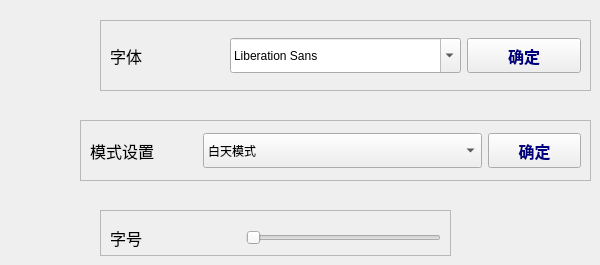
        <widget class="QWidget" name="page_10">
         <widget class="QFrame" name="frame_12">
          <property name="geometry">
           <rect>
            <x>100</x>
            <y>20</y>
            <width>491</width>
            <height>71</height>
           </rect>
          </property>
          <property name="frameShape">
           <enum>QFrame::StyledPanel</enum>
          </property>
          <property name="frameShadow">
           <enum>QFrame::Raised</enum>
          </property>
          <layout class="QHBoxLayout" name="horizontalLayout_8">
           <item>
            <widget class="QLabel" name="label_9">
             <property name="font">
              <font>
               <family>幼圆</family>
               <pointsize>12</pointsize>
              </font>
             </property>
             <property name="text">
              <string>字体</string>
             </property>
            </widget>
           </item>
           <item>
            <widget class="QFontComboBox" name="FontCbx">
             <property name="minimumSize">
              <size>
               <width>0</width>
               <height>35</height>
              </size>
             </property>
            </widget>
           </item>
           <item>
            <widget class="QPushButton" name="FontSure">
             <property name="minimumSize">
              <size>
               <width>0</width>
               <height>35</height>
              </size>
             </property>
             <property name="palette">
              <palette>
               <active>
                <colorrole role="ButtonText">
                 <brush brushstyle="SolidPattern">
                  <color alpha="255">
                   <red>0</red>
                   <green>0</green>
                   <blue>127</blue>
                  </color>
                 </brush>
                </colorrole>
               </active>
               <inactive>
                <colorrole role="ButtonText">
                 <brush brushstyle="SolidPattern">
                  <color alpha="255">
                   <red>0</red>
                   <green>0</green>
                   <blue>127</blue>
                  </color>
                 </brush>
                </colorrole>
               </inactive>
               <disabled>
                <colorrole role="ButtonText">
                 <brush brushstyle="SolidPattern">
                  <color alpha="255">
                   <red>120</red>
                   <green>120</green>
                   <blue>120</blue>
                  </color>
                 </brush>
                </colorrole>
               </disabled>
              </palette>
             </property>
             <property name="font">
              <font>
               <family>幼圆</family>
               <pointsize>12</pointsize>
               <weight>75</weight>
               <bold>true</bold>
              </font>
             </property>
             <property name="text">
              <string>确定</string>
             </property>
            </widget>
           </item>
          </layout>
         </widget>
         <widget class="QFrame" name="frame_13">
          <property name="geometry">
           <rect>
            <x>80</x>
            <y>120</y>
            <width>511</width>
            <height>61</height>
           </rect>
          </property>
          <property name="frameShape">
           <enum>QFrame::StyledPanel</enum>
          </property>
          <property name="frameShadow">
           <enum>QFrame::Raised</enum>
          </property>
          <layout class="QHBoxLayout" name="horizontalLayout_9">
           <item>
            <widget class="QLabel" name="label_2">
             <property name="maximumSize">
              <size>
               <width>150</width>
               <height>16777215</height>
              </size>
             </property>
             <property name="font">
              <font>
               <family>幼圆</family>
               <pointsize>12</pointsize>
              </font>
             </property>
             <property name="text">
              <string>模式设置</string>
             </property>
            </widget>
           </item>
           <item>
            <widget class="QComboBox" name="colorCbx">
             <property name="minimumSize">
              <size>
               <width>279</width>
               <height>35</height>
              </size>
             </property>
             <item>
              <property name="text">
               <string>白天模式</string>
              </property>
             </item>
             <item>
              <property name="text">
               <string>黑夜模式</string>
              </property>
             </item>
             <item>
              <property name="text">
               <string>护眼模式</string>
              </property>
             </item>
            </widget>
           </item>
           <item>
            <widget class="QPushButton" name="ColorSure">
             <property name="minimumSize">
              <size>
               <width>0</width>
               <height>35</height>
              </size>
             </property>
             <property name="maximumSize">
              <size>
               <width>93</width>
               <height>16777215</height>
              </size>
             </property>
             <property name="palette">
              <palette>
               <active>
                <colorrole role="ButtonText">
                 <brush brushstyle="SolidPattern">
                  <color alpha="255">
                   <red>0</red>
                   <green>0</green>
                   <blue>127</blue>
                  </color>
                 </brush>
                </colorrole>
               </active>
               <inactive>
                <colorrole role="ButtonText">
                 <brush brushstyle="SolidPattern">
                  <color alpha="255">
                   <red>0</red>
                   <green>0</green>
                   <blue>127</blue>
                  </color>
                 </brush>
                </colorrole>
               </inactive>
               <disabled>
                <colorrole role="ButtonText">
                 <brush brushstyle="SolidPattern">
                  <color alpha="255">
                   <red>120</red>
                   <green>120</green>
                   <blue>120</blue>
                  </color>
                 </brush>
                </colorrole>
               </disabled>
              </palette>
             </property>
             <property name="font">
              <font>
               <family>幼圆</family>
               <pointsize>12</pointsize>
               <weight>75</weight>
               <bold>true</bold>
              </font>
             </property>
             <property name="text">
              <string>确定</string>
             </property>
            </widget>
           </item>
          </layout>
         </widget>
         <widget class="QFrame" name="frame_14">
          <property name="geometry">
           <rect>
            <x>100</x>
            <y>210</y>
            <width>351</width>
            <height>46</height>
           </rect>
          </property>
          <property name="frameShape">
           <enum>QFrame::StyledPanel</enum>
          </property>
          <property name="frameShadow">
           <enum>QFrame::Raised</enum>
          </property>
          <layout class="QHBoxLayout" name="horizontalLayout_10">
           <item>
            <widget class="QLabel" name="label_11">
             <property name="minimumSize">
              <size>
               <width>130</width>
               <height>35</height>
              </size>
             </property>
             <property name="font">
              <font>
               <family>幼圆</family>
               <pointsize>12</pointsize>
              </font>
             </property>
             <property name="text">
              <string>字号</string>
             </property>
            </widget>
           </item>
           <item>
            <widget class="QSlider" name="fontSizeSld">
             <property name="minimumSize">
              <size>
               <width>0</width>
               <height>35</height>
              </size>
             </property>
             <property name="minimum">
              <number>12</number>
             </property>
             <property name="maximum">
              <number>30</number>
             </property>
             <property name="orientation">
              <enum>Qt::Horizontal</enum>
             </property>
             <property name="tickInterval">
              <number>2</number>
             </property>
            </widget>
           </item>
          </layout>
         </widget>
        </widget>
